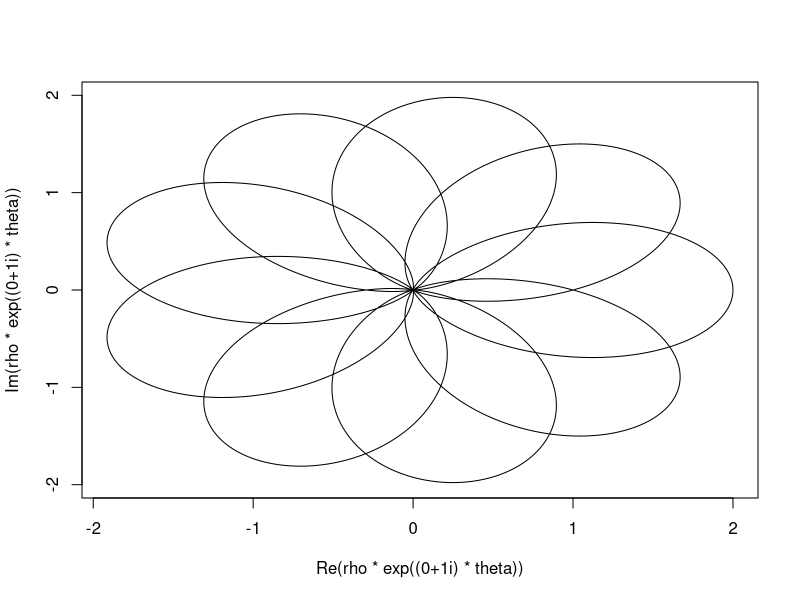
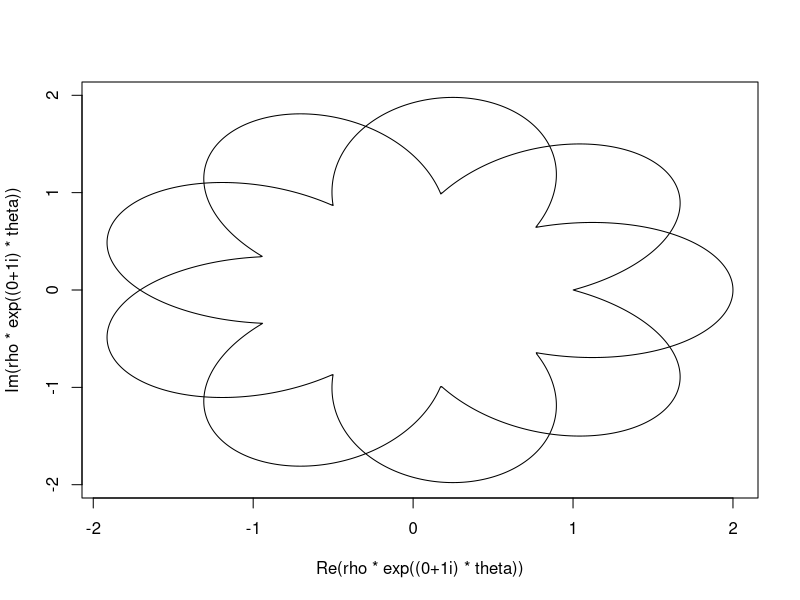
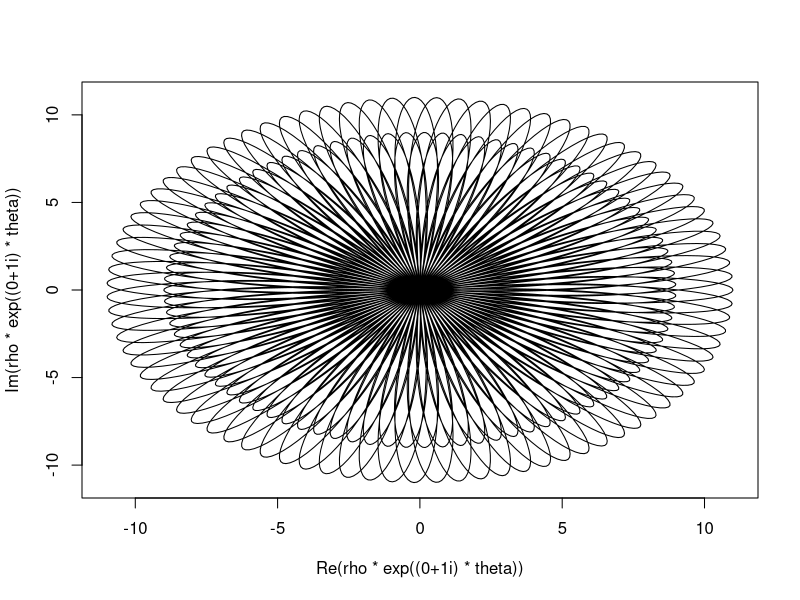

The R source for these figures, in order:


# operation element par element
8*c(8,88,888,8888)+13

(x <- c(2,3,0))
(A <- cbind(c(1,8,7),c(0,1,7),c(8,4,0))) 
(A <- matrix(c(1,8,7,0,1,7,8,4,0),ncol=3,nrow=3)) 
A[1,2]
A[1,]
A[(A>2)]

A*x
# operations matricielles
A%*%x
solve(A)%*%(A%*%x)

########################################################

# listes
L <- list(nom='toto',age=21,notes=c(14,7,12),vect=seq(1,4,by=0.5))
L$vect
str(L)

########################################################

# fonction
aha <- function(a){
  a <- a+1
  return(a+1)
}
a <- 4
aha(a)
a


##################################################

rosace <- function(a,b,abs=FALSE)
{
  # le # sert a mettre des commentaires
  # cette fonction sert a tracer des rosaces
  
  theta <- seq(0,4*pi*a,0.01)
  
  if(abs==TRUE)
  {
    rho <- 1+b*abs(cos(a*theta))
  }else{
    rho <- 1+b*cos(a*theta)
  } 
  
  plot(rho*exp(1i*theta),type='l') # type='l' sert a tracer des lignes continues et non des points
}

rosace(9/4,1)
rosace(9/4,1,TRUE)
rosace(8.7,10)
#####################################################

suite <- function(a,n=100)
{
  # une suite constante egale a 1
  x <- 1
  for(i in 1:n)
  {
    x <- (a+1)*x-a 
  }
  
  # on affiche la valeur obtenue
  cat('valeur de x_n :', x, '\n')
}
# on essaie ? (avec des nombres pas pris au hasard ici !)
suite(1.3)
suite(127.8)
# conclusion ?
# C'est magique

